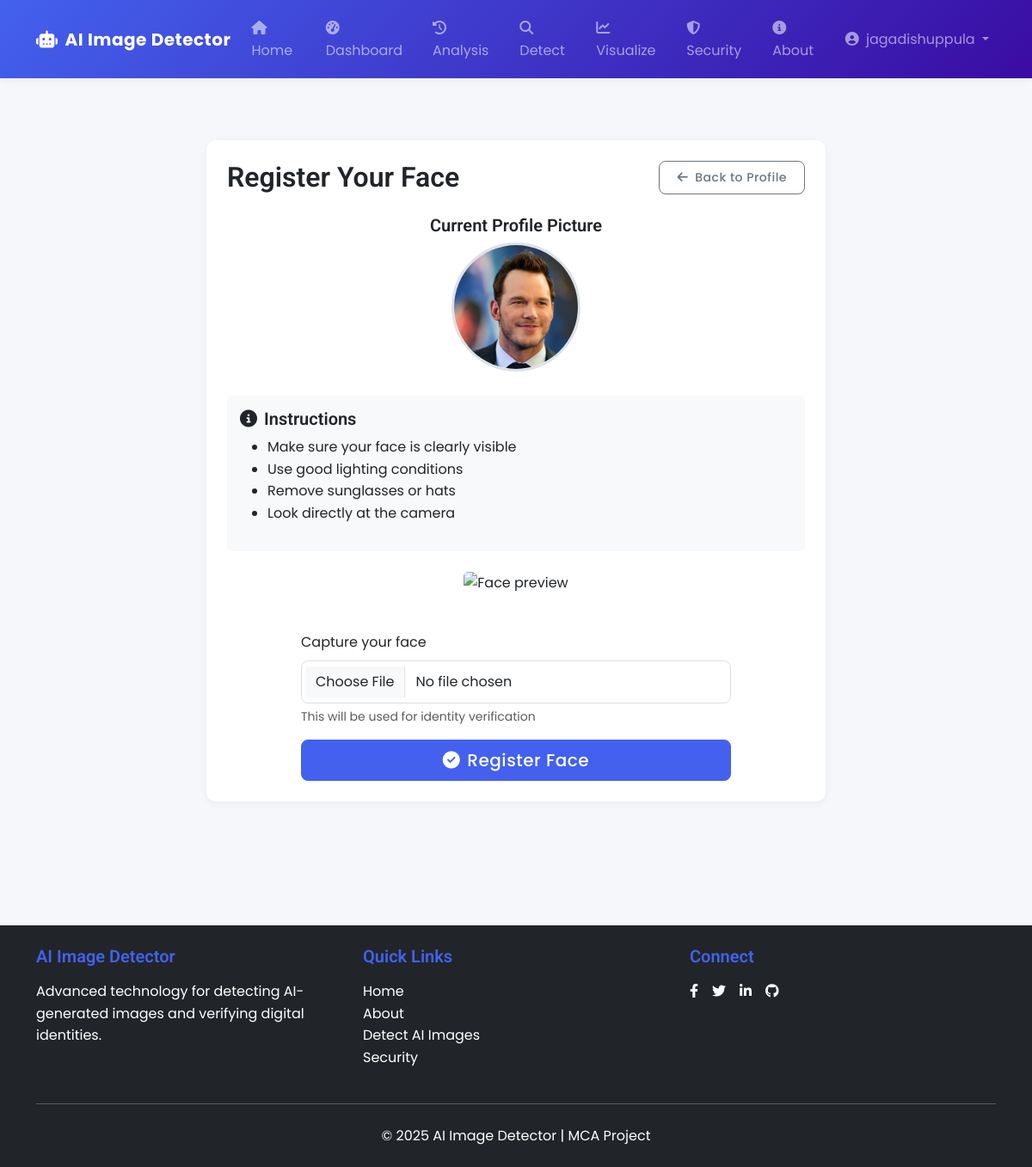
Page /register-face/ (signed in) on the committed database.
### detector/models.py (models this page shows, shortened)
class User(AbstractUser):
    face_embedding = models.BinaryField(null=True, blank=True)
    profile_picture = models.ImageField(
        upload_to='profile_pics/',
        validators=[validate_image_size],
        null=True,
        blank=True
    )
    is_face_registered = models.BooleanField(default=False)

### detector/views.py (the view)
# urls.py: path('register-face/', views.register_face, name='register_face'),
@login_required
def register_face(request):
    if request.method == 'POST':
        form = FaceRegistrationForm(request.POST, request.FILES)
        if form.is_valid():
            uploaded_file = request.FILES['face_image']
            fs = FileSystemStorage()
            filename = fs.save(uploaded_file.name, uploaded_file)
            filepath = fs.path(filename)
            try:
                is_ai, confidence = predict_ai_generated(filepath)
                if is_ai:
                    messages.error(request,
                        f'Image appears to be AI-generated (confidence: {confidence*100:.1f}%). Please use a real photo.')
                    os.remove(filepath)
                    return render(request, 'detector/register_face.html', {'form': form})
                try:
                    face_embedding = extract_face_embeddings(filepath)
                    request.user.set_face_embedding(face_embedding)
                    request.user.save()
                    messages.success(request, 'Face registration successful!')
                    return redirect('profile')
                except Exception as e:
                    print(f"Face registration error: {str(e)}")
                    messages.error(request, 'Could not detect a face. Please try again.')
                    os.remove(filepath)
                    return render(request, 'detector/register_face.html', {'form': form})
            except Exception as e:
                print(f"Error during face registration: {str(e)}")
                messages.error(request, 'An error occurred. Please try again.')
                if os.path.exists(filepath):
                    os.remove(filepath)
                return render(request, 'detector/register_face.html', {'form': form})
    else:
        form = FaceRegistrationForm()
    return render(request, 'detector/register_face.html', {'form': form})

### detector/forms.py
class FaceRegistrationForm(forms.Form):
    face_image = forms.ImageField(
        required=True,
        help_text='Upload or capture a clear photo of your face'
    )

### detector/templates/detector/register_face.html (shortened to what this page needs)
{% extends "detector/base.html" %}
{% load static %}
{% block content %}
<div class="container my-5">
    <div class="row justify-content-center">
        <div class="col-lg-8">
            <div class="card shadow-sm">
                <div class="card-body p-4">
                    <div class="d-flex justify-content-between align-items-center mb-4">
                        <h2 class="card-title mb-0">Register Your Face</h2>
                        <a href="{% url 'profile' %}" class="btn btn-sm btn-outline-secondary">
                            <i class="fas fa-arrow-left me-1"></i> Back to Profile
                        </a>
                    </div>
                    {% if user.profile_picture %}
                    <div class="current-face">
                        <h5>Current Profile Picture</h5>
                        <img src="{{ user.profile_picture.url }}" alt="Current profile" class="current-face-img mb-2">
                    </div>
                    {% endif %}
                    <div class="instructions mb-4">
                        <h5><i class="fas fa-info-circle me-2"></i>Instructions</h5>
                        <ul>
                            <li>Make sure your face is clearly visible</li>
                            <li>Use good lighting conditions</li>
                            <li>Remove sunglasses or hats</li>
                            <li>Look directly at the camera</li>
                        </ul>
                    </div>
                    <div class="camera-container">
                        <div class="text-center mb-4">
                            <img id="camera-preview" class="camera-preview" alt="Face preview">
                        </div>
                        <form method="post" enctype="multipart/form-data">
                            <div class="mb-3">
                                <label class="form-label">Capture your face</label>
                                <input type="file" class="form-control" id="face-image"
                                       name="face_image" accept="image/*" capture="environment" required>
                                <div class="form-text">This will be used for identity verification</div>
                            </div>
                            <div class="d-grid gap-2">
                                <button type="submit" class="btn btn-primary btn-lg">
                                    <i class="fas fa-check-circle me-2"></i>Register Face
                                </button>
                            </div>
                        </form>
                    </div>
                </div>
            </div>
        </div>
    </div>
</div>
{% endblock %}

### detector/templates/detector/base.html (shortened to what this page needs)
<!DOCTYPE html>
<html lang="en">
<head>
{% load static %}
    <link href="https://cdn.jsdelivr.net/npm/bootstrap@5.3.0/dist/css/bootstrap.min.css" rel="stylesheet">
    <link rel="stylesheet" href="https://cdn.jsdelivr.net/npm/bootstrap-icons@1.10.0/font/bootstrap-icons.css">
    <link rel="stylesheet" href="https://cdnjs.cloudflare.com/ajax/libs/font-awesome/6.4.0/css/all.min.css">
    <link rel="stylesheet" href="{% static 'css/styles.css' %}">
    <link href="https://unpkg.com/aos@2.3.1/dist/aos.css" rel="stylesheet">
</head>
<body class="d-flex flex-column min-vh-100">
    <nav class="navbar navbar-expand-lg navbar-dark bg-gradient-primary shadow-sm">
        <div class="container">
            <a class="navbar-brand fw-bold" href="{% url 'home' %}">
                <i class="fas fa-robot me-2"></i>AI Image Detector
            </a>
            <div class="collapse navbar-collapse" id="navbarNav">
                <ul class="navbar-nav me-auto">
                    <li class="nav-item">
                        <a class="nav-link {% if request.path == '/' %}active{% endif %}" href="{% url 'home' %}">
                            <i class="fas fa-home me-1"></i> Home
                        </a>
                    </li>
                    {% if user.is_authenticated %}
                    <li class="nav-item">
                        <a class="nav-link {% if 'dashboard' in request.path %}active{% endif %}" href="{% url 'dashboard' %}">
                            <i class="fas fa-tachometer-alt me-1"></i> Dashboard
                        </a>
                    </li>
                    <li class="nav-item">
                        <a class="nav-link {% if 'analyze' in request.path %}active{% endif %}" href="{% url 'analyze' %}">
                            <i class="fas fa-history me-1"></i> Analysis
                        </a>
                    </li>
                    <li class="nav-item">
                        <a class="nav-link {% if 'predict' in request.path %}active{% endif %}" href="{% url 'predict' %}">
                            <i class="fas fa-search me-1"></i> Detect
                        </a>
                    </li>
                    <li class="nav-item">
                        <a class="nav-link {% if 'visualize' in request.path %}active{% endif %}" href="{% url 'visualize' %}">
                            <i class="fas fa-chart-line me-1"></i> Visualize
                        </a>
                    </li>
                    <li class="nav-item">
                        <a class="nav-link {% if 'security' in request.path %}active{% endif %}" href="{% url 'security' %}">
                            <i class="fas fa-shield-alt me-1"></i> Security
                        </a>
                    </li>
                    {% endif %}
                    <li class="nav-item">
                        <a class="nav-link {% if 'about' in request.path %}active{% endif %}" href="{% url 'about' %}">
                            <i class="fas fa-info-circle me-1"></i> About
                        </a>
                    </li>
                </ul>
                <ul class="navbar-nav">
                    {% if user.is_authenticated %}
                    <li class="nav-item dropdown">
                        <a class="nav-link dropdown-toggle" href="#" id="navbarDropdown" role="button" data-bs-toggle="dropdown">
                            <i class="fas fa-user-circle me-1"></i> {{ user.username }}
                        </a>
                    </li>
                    {% endif %}
                </ul>
            </div>
        </div>
    </nav>
    <main class="container my-4 flex-grow-1">
        {% block content %}{% endblock %}
    </main>
<footer class="bg-dark text-white py-4 mt-5">
    <div class="container">
        <div class="row">
            <div class="col-md-4 mb-4 mb-md-0">
                <h5 class="text-primary mb-3">AI Image Detector</h5>
                <p>Advanced technology for detecting AI-generated images and verifying digital identities.</p>
            </div>
            <div class="col-md-4 mb-4 mb-md-0">
                <h5 class="text-primary mb-3">Quick Links</h5>
                <ul class="list-unstyled">
                    <li><a href="{% url 'home' %}" class="text-white text-decoration-none">Home</a></li>
                    <li><a href="{% url 'about' %}" class="text-white text-decoration-none">About</a></li>
                    {% if user.is_authenticated %}
                        <li><a href="{% url 'predict' %}" class="text-white text-decoration-none">Detect AI Images</a></li>
                        <li><a href="{% url 'security' %}" class="text-white text-decoration-none">Security</a></li>
                    {% else %}
                        <li><a href="{% url 'login' %}?next={% url 'predict' %}" class="text-white text-decoration-none">Detect AI Images</a></li>
                        <li><a href="{% url 'login' %}?next={% url 'security' %}" class="text-white text-decoration-none">Security</a></li>
                    {% endif %}
                </ul>
            </div>
            <div class="col-md-4">
                <h5 class="text-primary mb-3">Connect</h5>
                <div class="d-flex gap-3">
                    <a href="#" class="text-white"><i class="fab fa-facebook-f"></i></a>
                    <a href="#" class="text-white"><i class="fab fa-twitter"></i></a>
                    <a href="#" class="text-white"><i class="fab fa-linkedin-in"></i></a>
                    <a href="#" class="text-white"><i class="fab fa-github"></i></a>
                </div>
            </div>
        </div>
        <hr class="my-4 bg-secondary">
        <div class="text-center">
            <p class="mb-0">&copy; 2025 AI Image Detector | MCA Project</p>
        </div>
    </div>
</footer>
</body>
</html>

### detector/static/css/styles.css (style rules this page uses)
:root { --primary-color: #4361ee; --primary-dark: #3a0ca3; --primary-light: #4895ef; --secondary-color: #f72585; --success-color: #4cc9f0; --danger-color: #f72585; --warning-color: #f8961e; --info-color: #4895ef; --light-color: #f8f9fa; --dark-color: #212529; --gray-color: #6c757d; --body-font: 'Poppins', sans-serif; --heading-font: 'Roboto', sans-serif; }
body { font-family: var(--body-font); background-color: #f5f7fa; color: var(--dark-color); line-height: 1.6; }
h1, h2, h3, h4, h5, h6 { font-family: var(--heading-font); font-weight: 600; }
.navbar { padding: 0.75rem 0; box-shadow: 0 2px 15px rgba(0, 0, 0, 0.1); }
.bg-gradient-primary { background: linear-gradient(135deg, var(--primary-color) 0%, var(--primary-dark) 100%); }
.navbar-brand { font-weight: 700; letter-spacing: 0.5px; }
.card { border: none; border-radius: 12px; box-shadow: 0 5px 20px rgba(0, 0, 0, 0.05); transition: all 0.3s ease; margin-bottom: 1.5rem; }
.btn { border-radius: 8px; padding: 0.5rem 1.25rem; font-weight: 500; transition: all 0.3s ease; letter-spacing: 0.5px; }
.btn-primary { background-color: var(--primary-color); border-color: var(--primary-color); }
.form-control { border-radius: 8px; padding: 0.75rem 1rem; border: 1px solid #e0e0e0; transition: all 0.3s ease; }
.shadow-sm { box-shadow: 0 2px 10px rgba(0, 0, 0, 0.05) !important; }
.text-primary { color: var(--primary-color) !important; }
.camera-preview { width: 100%; max-height: 400px; object-fit: contain; border-radius: 12px; margin: 0 auto; }

### detector/templates/detector/register_face.html (style rules this page uses)
.camera-container { max-width: 500px; margin: 0 auto; }
.camera-preview { width: 100%; max-height: 400px; object-fit: contain; border-radius: 5px; margin: 0 auto 20px; }
.instructions { background-color: #f8f9fa; border-radius: 5px; padding: 15px; margin-bottom: 20px; }
.current-face { text-align: center; margin-bottom: 20px; }
.current-face-img { width: 150px; height: 150px; border-radius: 50%; object-fit: cover; border: 3px solid #dee2e6; }

### rows in the picture
User: username "jagadishuppula", profile_picture (picture)
